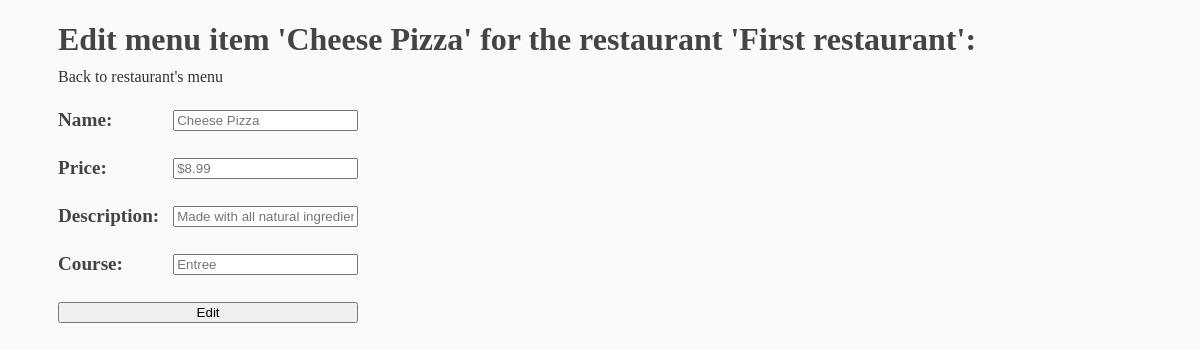
Screenshot of /restaurant/1/menu/1/edit with the database file from the repository.
### database_setup.py (models this page shows, shortened)
class MenuItem(Base):
    __tablename__ = 'menu_item'
    name = Column(String(80), nullable = False)
    id   = Column(Integer, primary_key = True)
    course        = Column(String(250))
    description   = Column(String(250))
    price         = Column(String(8))
    restaurant_id = Column(
        Integer, ForeignKey('restaurant.id'))
    restaurant    = relationship(Restaurant)

class Restaurant(Base):
    __tablename__ = 'restaurant'
    name = Column(
        String(80), nullable = False)
    id   = Column(
        Integer, primary_key = True)

### restaurants.py (the view)
@app.route('/restaurant/<int:restaurant_id>/menu/<int:menu_id>/edit', methods = ['GET', 'POST'])
def editMenuItem(restaurant_id, menu_id):
    restaurant = sess.query(Restaurant).filter(Restaurant.id == restaurant_id).first()
    item = sess.query(MenuItem).filter(MenuItem.restaurant_id == restaurant.id, MenuItem.id == menu_id).first()
    if not item:
        return redirect(url_for('showMenu', restaurant_id = restaurant.id))
    if request.method == 'POST':
        editMI = item
        if request.form['name']:
            editMI.name = request.form['name']
        if request.form['price']:
            editMI.price = request.form['price']
        if request.form['description']:
            editMI.description = request.form['description']
        if request.form['course']:
            editMI.course = request.form['course']
        sess.add(editMI)
        sess.commit()
        flash('Menu item successfully edited')
        return redirect(url_for('showMenu', restaurant_id = restaurant.id))
    else:
        return render_template('editmenuitem.html', restaurant = restaurant, item = item)

### templates/editmenuitem.html (shortened to what this page needs)
<!DOCTYPE html>
<html>
<head>
    <link rel="stylesheet" type="text/css" href="{{url_for('static', filename='css/main.css')}}">
</head>
<body>
    <h1>Edit menu item '{{item.name}}' for the restaurant '{{restaurant.name}}':</h1>
    <a class="back" href="{{url_for('showMenu', restaurant_id = restaurant.id)}}">Back to restaurant's menu</a><br>
    <form class="list" action="{{url_for('editMenuItem', restaurant_id = restaurant.id, menu_id = item.id)}}" method="post">
        <div>
            <h4>Name:</h4>
            <input type="text" placeholder="{{item.name}}" name="name">
        </div>
        <div>
            <h4>Price:</h4>
            <input type="text" placeholder="{{item.price}}" name="price">
        </div>
        <div>
            <h4>Description:</h4>
            <input type="text" placeholder="{{item.description}}" name="description">
        </div>
        <div>
            <h4>Course:</h4>
            <input type="text" placeholder="{{item.course}}" name="course">
        </div>
        <input class="button" type="submit" value="Edit">
    </form>
</body>
</html>

### static/css/main.css (style rules this page uses)
body { background-color: #fafafa; padding: 0px 50px 0px 50px; color: #444; width: max-content; }
h1 { margin-bottom: 10px; }
h4 { font-size: 1.2em; }
a { display: inline-block; }
.back { color: #333; font-size: 16px; text-decoration: none; margin-bottom: 10px; }
.list { width: max-content; }
.list div { display: flex; align-items: center; height: 3em; }
.list h4 { width: 6em; }
.list .button { width: 100%; margin-top: 1em; }

### rows the page displays
MenuItem: name "Cheese Pizza", price "$8.99", description "Made with all natural ingredients and fresh mozzarella", course "Entree"
Restaurant: name "First restaurant"
